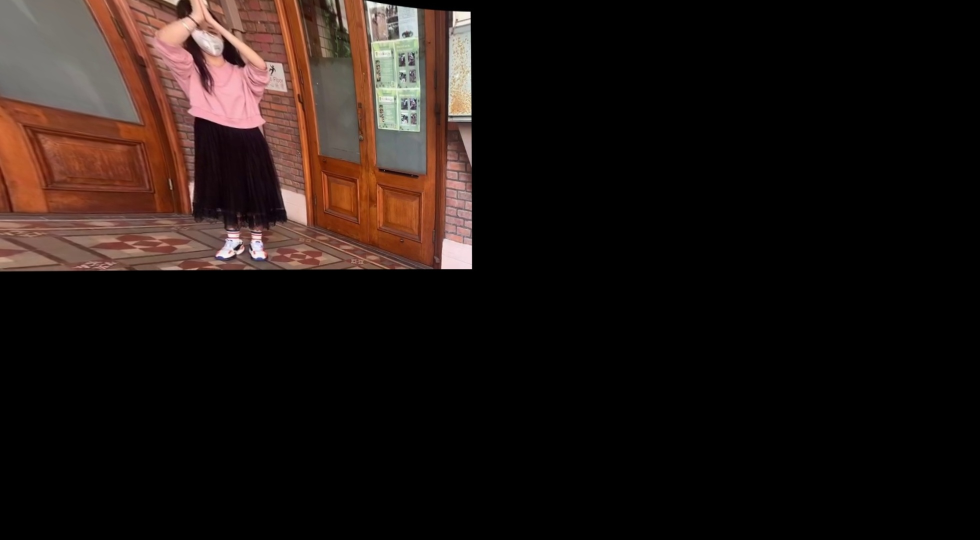
#> input picture 20.jpg, 1960 x 1080 px, given in place of 1.avi, which was not available (shown at 1/2 size)
$ python realtime_stitching.py   (older library calls are emulated)
#> lines starting #> are read from the running program, lines starting #| are printed output that depends on the picture; after the words box and inside, x2 and y2 are one past the last pixel; in counts of white or black regions, pixels touching at a corner belong together; pictures that were not available may be replaced by others from this repository, and a replacement may not be noted
### pyimagesearch/panorama.py
# import the necessary packages
import numpy as np
import imutils
import cv2

class Stitcher:
	def __init__(self):
		# determine if we are using OpenCV v3.X and initialize the
		# cached homography matrix
		self.isv3 = imutils.is_cv3(or_better=True)
		self.cachedH = None

	def stitch(self, images, ratio=0.75, reprojThresh=4.0):
		# unpack the images
		(imageB, imageA) = images

		# if the cached homography matrix is None, then we need to
		# apply keypoint matching to construct it
		if self.cachedH is None:
			# detect keypoints and extract
			(kpsA, featuresA) = self.detectAndDescribe(imageA)
			(kpsB, featuresB) = self.detectAndDescribe(imageB)

			# match features between the two images
			M = self.matchKeypoints(kpsA, kpsB,
				featuresA, featuresB, ratio, reprojThresh)

			# if the match is None, then there aren't enough matched
			# keypoints to create a panorama
			if M is None:
				return None

			# cache the homography matrix
			self.cachedH = M[1]

		# apply a perspective transform to stitch the images together
		# using the cached homography matrix
		result = cv2.warpPerspective(imageA, self.cachedH,
			(imageA.shape[1] + imageB.shape[1], imageA.shape[0]))
		result[0:imageB.shape[0], 0:imageB.shape[1]] = imageB

		# return the stitched image
		return result

	def detectAndDescribe(self, image):
		# convert the image to grayscale
		gray = cv2.cvtColor(image, cv2.COLOR_BGR2GRAY)

		# check to see if we are using OpenCV 3.X
		if self.isv3:
			# detect and extract features from the image
			descriptor = cv2.xfeatures2d.SIFT_create()
			(kps, features) = descriptor.detectAndCompute(image, None)

		# otherwise, we are using OpenCV 2.4.X
		else:
			# detect keypoints in the image
			detector = cv2.FeatureDetector_create("SIFT")
			kps = detector.detect(gray)

			# extract features from the image
			extractor = cv2.DescriptorExtractor_create("SIFT")
			(kps, features) = extractor.compute(gray, kps)

		# convert the keypoints from KeyPoint objects to NumPy
		# arrays
		kps = np.float32([kp.pt for kp in kps])

		# return a tuple of keypoints and features
		return (kps, features)

	def matchKeypoints(self, kpsA, kpsB, featuresA, featuresB,
		ratio, reprojThresh):
		# compute the raw matches and initialize the list of actual
		# matches
		matcher = cv2.DescriptorMatcher_create("BruteForce")
		rawMatches = matcher.knnMatch(featuresA, featuresB, 2)
		matches = []

		# loop over the raw matches
		for m in rawMatches:
			# ensure the distance is within a certain ratio of each
			# other (i.e. Lowe's ratio test)
			if len(m) == 2 and m[0].distance < m[1].distance * ratio:
				matches.append((m[0].trainIdx, m[0].queryIdx))

		# computing a homography requires at least 4 matches
		if len(matches) > 4:
			# construct the two sets of points
			ptsA = np.float32([kpsA[i] for (_, i) in matches])
			ptsB = np.float32([kpsB[i] for (i, _) in matches])

			# compute the homography between the two sets of points
			(H, status) = cv2.findHomography(ptsA, ptsB, cv2.RANSAC,
				reprojThresh)

			# return the matches along with the homograpy matrix
			# and status of each matched point
			return (matches, H, status)

		# otherwise, no homograpy could be computed
		return None

### realtime_stitching.py
# USAGE
# python realtime_stitching.py

# import the necessary packages
from __future__ import print_function
from pyimagesearch.basicmotiondetector import BasicMotionDetector
from pyimagesearch.panorama import Stitcher
from imutils.video import FileVideoStream
import numpy as np
import datetime
import imutils
import time
import cv2
import os

os.makedirs("img/res",exist_ok=True)
os.makedirs("img/left",exist_ok=True)
os.makedirs("img/right",exist_ok=True)
# initialize the video streams and allow them to warmup
print("[INFO] starting cameras...")
leftStream = FileVideoStream("1.avi").start()
rightStream = FileVideoStream("0.avi").start()
time.sleep(2.0)

# initialize the image stitcher, motion detector, and total
# number of frames read
stitcher = Stitcher()
total = 0

mtx = np.array(
	[[658.9459183818934, 0.0, 302.07862140526515], [0.0, 618.1322354192894, 118.56744732777575], [0.0, 0.0, 1.0]])
dist = np.array(
	[[-0.69878120107968], [-0.8719865895006724], [0.12354602539201477], [-0.005475419126478167], [2.5004260496221598]])
K = np.array(
	[[277.01115264409475, 0.0, 305.257737360851], [0.0, 274.1672538344219, 223.4453462870637], [0.0, 0.0, 1.0]])
D = np.array([[0.2197595338207982], [-0.0656242869051858], [-0.052999115743155044], [0.14021913903495045]])

def cut_image(img, bottom=0, top=0, left=0, right=0):
	height, width = img.shape[0], img.shape[1]
	return np.asarray(img[top: height - bottom, left: width - right])

# loop over frames from the video streams
while True:
	# grab the frames from their respective video streams
	left = leftStream.read()
#> left is the input picture: shape (1080, 1960, 3); mean B, G, R 18.2, 21.5, 31.5
	right = rightStream.read()
	cv2.imshow("left", cv2.resize(left,(640,480)))
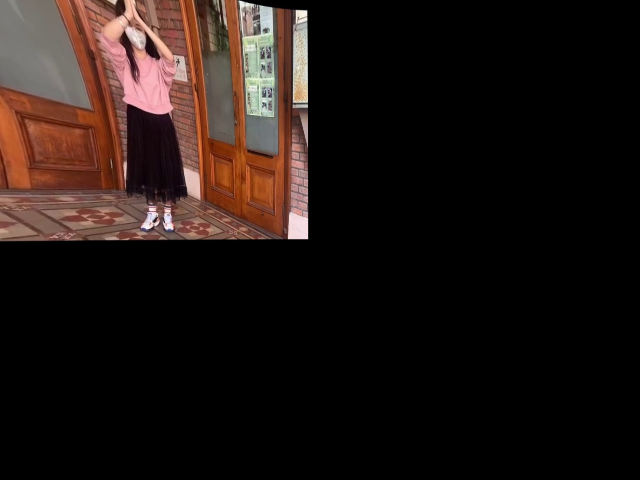
#> window 'left': shape (480, 640, 3); mean B, G, R 18.1, 21.5, 31.5
	cv2.imshow("right", cv2.resize(right,(640,480)))
	widthl, heightl = int(left.shape[1]), int(left.shape[0])
#> widthl = 1960; heightl = 1080
	P_l = cv2.fisheye.estimateNewCameraMatrixForUndistortRectify(K, D, (widthl, heightl), None)
	mapx2_l, mapy2_l = cv2.fisheye.initUndistortRectifyMap(K, D, None, P_l, (widthl, heightl), cv2.CV_32F)
	widthr, heightr = int(right.shape[1]), int(right.shape[0])
#> widthr = 1960; heightr = 1080
	P_r = cv2.fisheye.estimateNewCameraMatrixForUndistortRectify(K, D, (widthr, heightr), None)
	mapx2_r, mapy2_r = cv2.fisheye.initUndistortRectifyMap(K, D, None, P_r, (widthr, heightr), cv2.CV_32F)

	left = cv2.remap(left, mapx2_l, mapy2_l, interpolation=cv2.INTER_LINEAR, borderMode=cv2.BORDER_CONSTANT)
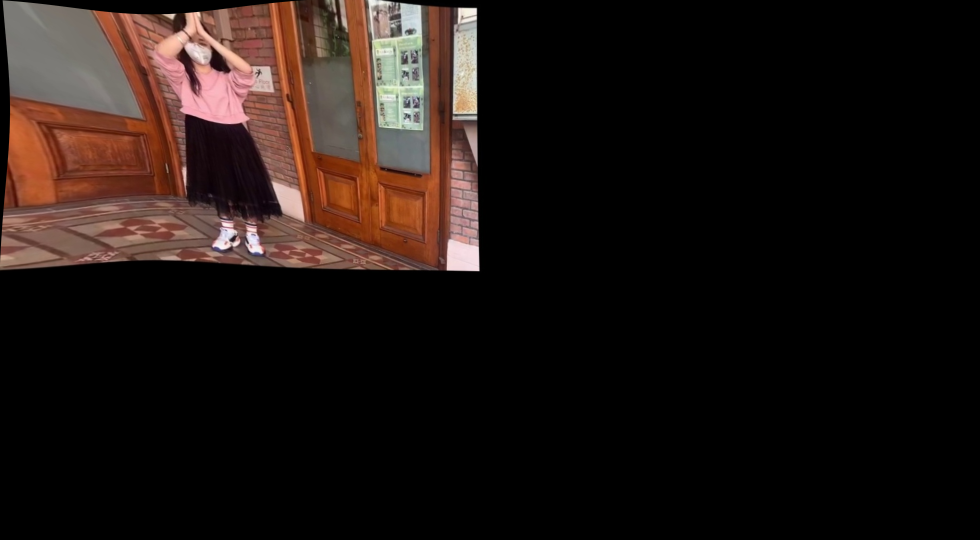
#> left: shape (1080, 1960, 3) (shown at 1/2 size); mean B, G, R 17.7, 21.1, 30.6
	right = cv2.remap(right, mapx2_r, mapy2_r, interpolation=cv2.INTER_LINEAR, borderMode=cv2.BORDER_CONSTANT)
	# left = cut_image(left, bottom=100, top=100, left=0, right=0)
	# right = cut_image(right, bottom=100, top=100, left=0, right=0)

	# resize the frames
	left = imutils.resize(left, width=800)
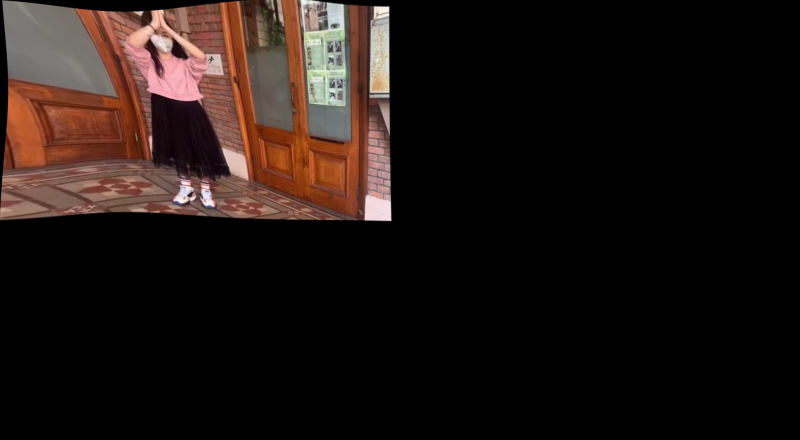
#> left: shape (440, 800, 3); mean B, G, R 17.7, 21.1, 30.6
	right = imutils.resize(right, width=800)

	# stitch the frames together to form the panorama
	# IMPORTANT: you might have to change this line of code
	# depending on how your cameras are oriented; frames
	# should be supplied in left-to-right order
	result = stitcher.stitch([left, right])
#> in detectAndDescribe, `gray = cv2.cvtColor(image, cv2.COLOR_BGR2GRAY)`:
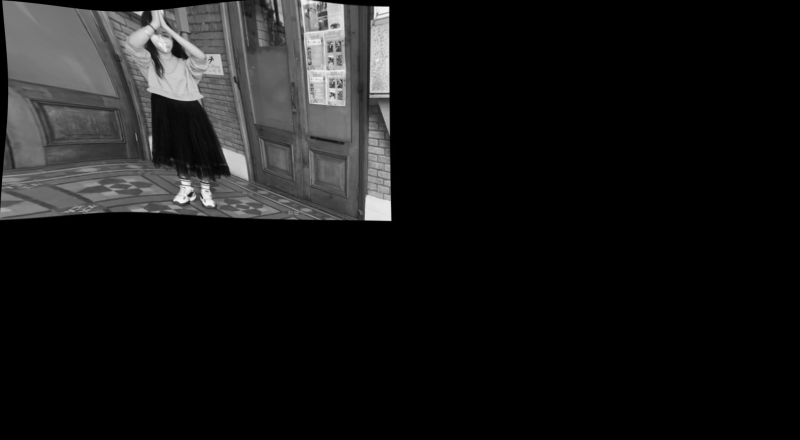
#> gray: shape (440, 800); min 0, max 246, mean 23.5
#> in detectAndDescribe, `kps = detector.detect(gray)`: kps = 554 keypoints; strongest (x, y, size): (382, 12, 9.9), (140, 13, 3.4), (178, 51, 9.5), (190, 195, 3)
#> in detectAndDescribe, `kps = np.float32([kp.pt for kp in kps])`: kps = 554 pairs, first value 3.21 to 389.1, second value 2.31 to 251.6
#> in stitch, `(kpsA, featuresA) = self.detectAndDescribe(imageA)`: kpsA has the same summary as kps in detectAndDescribe
#> in detectAndDescribe (call 2), `kps = detector.detect(gray)`: kps = 554 keypoints; strongest (x, y, size): (382, 12, 9.9), (140, 13, 3.4), (178, 51, 9.5), (190, 195, 3)
#> in stitch, `(kpsB, featuresB) = self.detectAndDescribe(imageB)`: kpsB = 554 pairs, first value 3.21 to 389.1, second value 2.31 to 251.6
#> in matchKeypoints, `rawMatches = matcher.knnMatch(featuresA, featuresB, 2)`: rawMatches = 554 matches
#> after the loop in matchKeypoints, `for m in rawMatches:`: matches = 554 pairs, first value 0 to 553, second value 0 to 553
#> in matchKeypoints, `ptsA = np.float32([kpsA[i] for (_, i) in matches])`: ptsA has the same summary as kpsB in stitch
#> in matchKeypoints, `ptsB = np.float32([kpsB[i] for (i, _) in matches])`: ptsB has the same summary as kpsB in stitch
#> in matchKeypoints, `(H, status) = cv2.findHomography(ptsA, ptsB, cv2.RANSAC, reprojThresh)`: H = [[1, -3e-16, -7.23e-14], [-5.38e-16, 1, 1.27e-13], [-4.54e-18, -1.89e-18, 1]]; status = 554 values from 1 to 1
#> in stitch, `self.cachedH = M[1]`: self.cachedH has the same summary as H in matchKeypoints
#> in stitch, `result = cv2.warpPerspective(imageA, self.cachedH, (imageA.shape[1] + ..`:
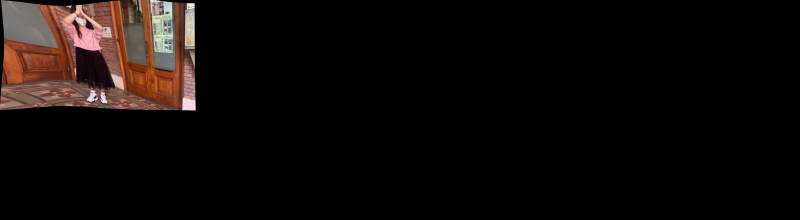
#> result: shape (440, 1600, 3) (shown at 1/2 size); mean B, G, R 8.9, 10.5, 15.3

	# no homograpy could be computed
	if result is None:
		print("[INFO] homography could not be computed")
		break

	# increment the total number of frames read and draw the
	# timestamp on the image
	total += 1
	timestamp = datetime.datetime.now()
	ts = timestamp.strftime("%A %d %B %Y %I:%M:%S%p")
	cv2.putText(result, ts, (10, result.shape[0] - 10),
		cv2.FONT_HERSHEY_SIMPLEX, 0.35, (0, 0, 255), 1)
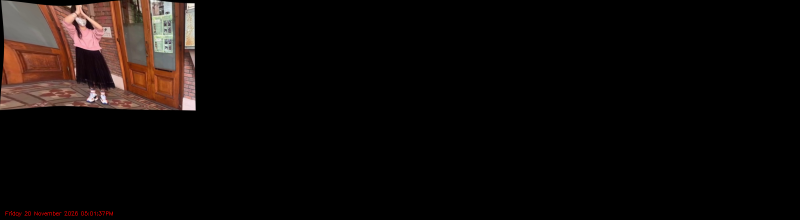
#> result: shape (440, 1600, 3) (shown at 1/2 size); 0.07% of pixels changed, all inside (x1, y1, x2, y2) = (11, 422, 226, 433)

	# show the output images
	cv2.imshow("result",result)
	cv2.imwrite("img/res/Result_{}.jpg".format(total), result)
	cv2.imwrite("img/left/Left Frame_{}.jpg".format(total), left)
	cv2.imwrite("img/right/Right Frame_{}.jpg".format(total), right)
	key = cv2.waitKey(250) & 0xFF
#> (key q is pressed here)

	# if the `q` key was pressed, break from the loop
	if key == ord("q"):
		break

	# do a bit of cleanup
	print("[INFO] cleaning up...")
cv2.destroyAllWindows()
